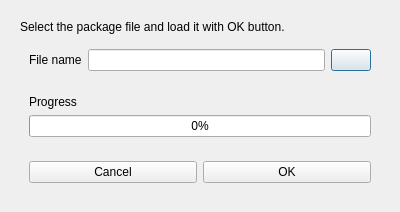
<?xml version="1.0" encoding="UTF-8"?>
<ui version="4.0">
 <class>GeogigPackageReaderDialogBase</class>
 <widget class="QDialog" name="GeogigPackageReaderDialogBase">
  <property name="geometry">
   <rect>
    <x>0</x>
    <y>0</y>
    <width>400</width>
    <height>207</height>
   </rect>
  </property>
  <property name="windowTitle">
   <string>Geogig Package Reader</string>
  </property>
  <layout class="QHBoxLayout" name="horizontalLayout">
   <item>
    <widget class="QWidget" name="dialogContent" native="true">
     <layout class="QVBoxLayout" name="verticalLayout">
      <item>
       <widget class="QLabel" name="labelDescription">
        <property name="text">
         <string>&lt;html&gt;&lt;head/&gt;&lt;body&gt;&lt;p&gt;Select the package file and load it with OK button.&lt;/p&gt;&lt;/body&gt;&lt;/html&gt;</string>
        </property>
       </widget>
      </item>
      <item>
       <widget class="QWidget" name="fileSelectorWidget" native="true">
        <layout class="QHBoxLayout" name="horizontalLayout_3">
         <item>
          <widget class="QLabel" name="labelFile">
           <property name="text">
            <string>File name</string>
           </property>
          </widget>
         </item>
         <item>
          <widget class="QLineEdit" name="lineEditFileName"/>
         </item>
         <item>
          <widget class="QPushButton" name="pbSelectFile">
           <property name="text">
            <string/>
           </property>
          </widget>
         </item>
        </layout>
       </widget>
      </item>
      <item>
       <widget class="QWidget" name="progressWiddget" native="true">
        <layout class="QVBoxLayout" name="verticalLayout_2">
         <item>
          <widget class="QLabel" name="progressLabel">
           <property name="text">
            <string>Progress</string>
           </property>
          </widget>
         </item>
         <item>
          <widget class="QProgressBar" name="progressBar">
           <property name="value">
            <number>0</number>
           </property>
          </widget>
         </item>
        </layout>
       </widget>
      </item>
      <item>
       <widget class="QWidget" name="actionWidget" native="true">
        <layout class="QHBoxLayout" name="horizontalLayout_2">
         <item>
          <widget class="QPushButton" name="pbCancel">
           <property name="text">
            <string>Cancel</string>
           </property>
          </widget>
         </item>
         <item>
          <widget class="QPushButton" name="pbOK">
           <property name="text">
            <string>OK</string>
           </property>
          </widget>
         </item>
        </layout>
       </widget>
      </item>
     </layout>
    </widget>
   </item>
  </layout>
 </widget>
 <resources/>
 <connections/>
</ui>
